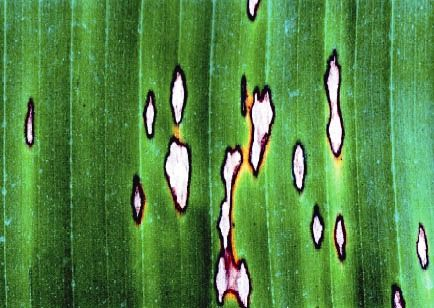
#> input picture estracao-informacao-imagens/sigatoka.jpg, 434 x 308 px
$ python fatiamento-e-desenho-sobre-a-imagem-cv.py
#> lines starting #> are read from the running program, lines starting #| are printed output that depends on the picture; after the words box and inside, x2 and y2 are one past the last pixel; in counts of white or black regions, pixels touching at a corner belong together
'''import cv2
image = cv2.imread('sigatoka.jpg')

image[30:50, :] = (255, 0, 0)
#   Cria um retangulo azul por toda a largura da imagem,
#   Este código acima cria um retangulo azul a partir da linha 31 até a linha 50 da imagem
#   e ocupa toda a largura disponível, ou seja, todas as colunas.

image[100:150, 50:100] = (0, 0, 255) #Cria um quadrado vermelho

image[:, 200:220] = (0, 255, 255) #Cria um retangulo amarelo por toda a altura da imagem

image[150:300, 250:350] = (0, 255, 0) #Cria um retangulo verde da linha 150 a 300 nas colunas 250 a 350

image[300:400, 50:150] = (255, 255, 0) #Cria um quadrado ciano da linha 150 a 300 nas colunas 250 a 350

image[250:350, 300:400] = (255, 255, 255) #Cria um quadrado branco

image[70:100, 300: 450] = (0, 0, 0) #Cria um quadrado preto
cv2.imshow("Imagem alterada", image)
#cv2.imwrite("alterada.jpg", image) #vai salvar a imagem com as alterações
cv2.waitKey(0)'''

#---------------------------------------------------------------------------------------------------------------------------

'''import numpy as np
import cv2
imagem = cv2.imread('sigatoka.jpg')
vermelho = (0, 0, 255)
verde = (0, 255, 0)
azul = (255, 0, 0)

cv2.line(imagem, (0, 0), (100, 200), verde)
cv2.line(imagem, (300, 200), (150, 150), vermelho, 5)
cv2.rectangle(imagem, (20, 20), (120, 120), azul, 10)
cv2.rectangle(imagem, (200, 50), (225, 125), verde, -1)
(X, Y) = (imagem.shape[1] // 2, imagem.shape[0] // 2)
for raio in range(0, 175, 15):
    cv2.circle(imagem, (X, Y), raio, vermelho)
cv2.imshow("Desenhando sobre a imagem", imagem)
cv2.waitKey(0)'''

#---------------------------------------------------------------------------------------------------------------------------

import numpy as np
import cv2
imagem = cv2.imread('sigatoka.jpg')
#> imagem is the input picture: shape (308, 434, 3); mean B, G, R 67.7, 135.5, 82.8
fonte = cv2.FONT_HERSHEY_SIMPLEX
cv2.putText(imagem,'OpenCV',(15,65), fonte,
2,(255,255,255),2,cv2.LINE_AA)
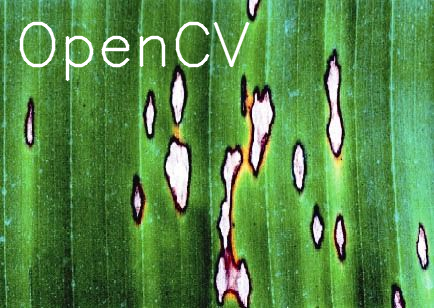
#> imagem: shape (308, 434, 3); 2.13% of pixels changed, all inside (x1, y1, x2, y2) = (19, 21, 250, 82)
cv2.imshow("Ponte", imagem)
cv2.waitKey(0)

$ run again, with estracao-informacao-imagens/folha-de-mamao.jpg copied over estracao-informacao-imagens/sigatoka.jpg
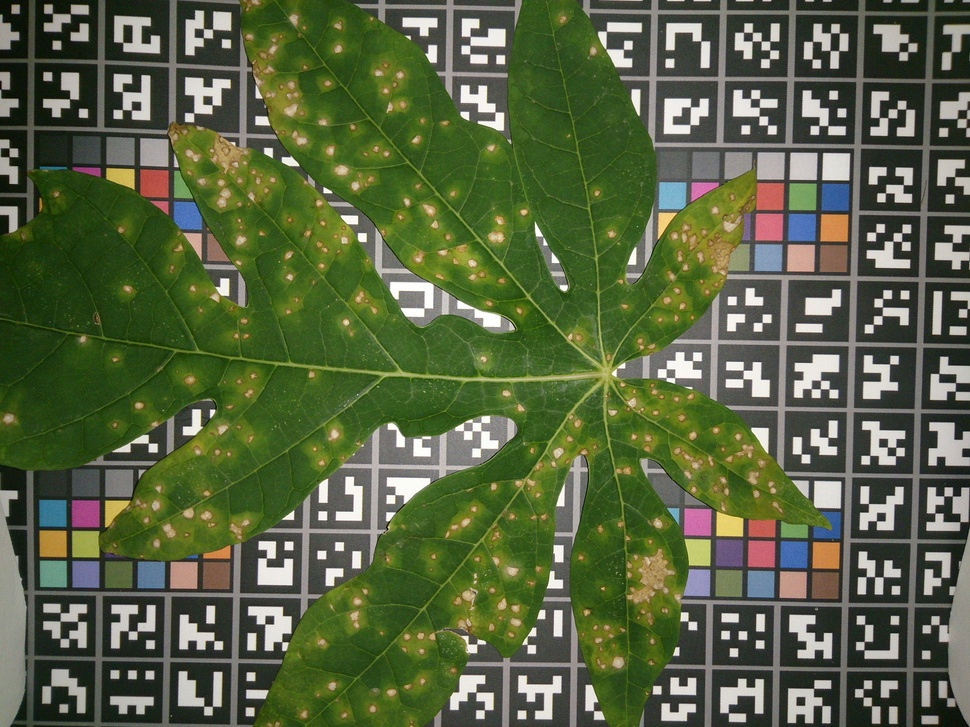
#> input picture estracao-informacao-imagens/folha-de-mamao.jpg, 970 x 727 px, shrunk from 4128 x 3096 before the run
#> imagem is the input picture: shape (727, 970, 3); mean B, G, R 65.8, 99.3, 87.7
#> `cv2.putText(imagem,'OpenCV',(15,65), fonte, 2,(255,255,255),2,cv2.LINE..`:
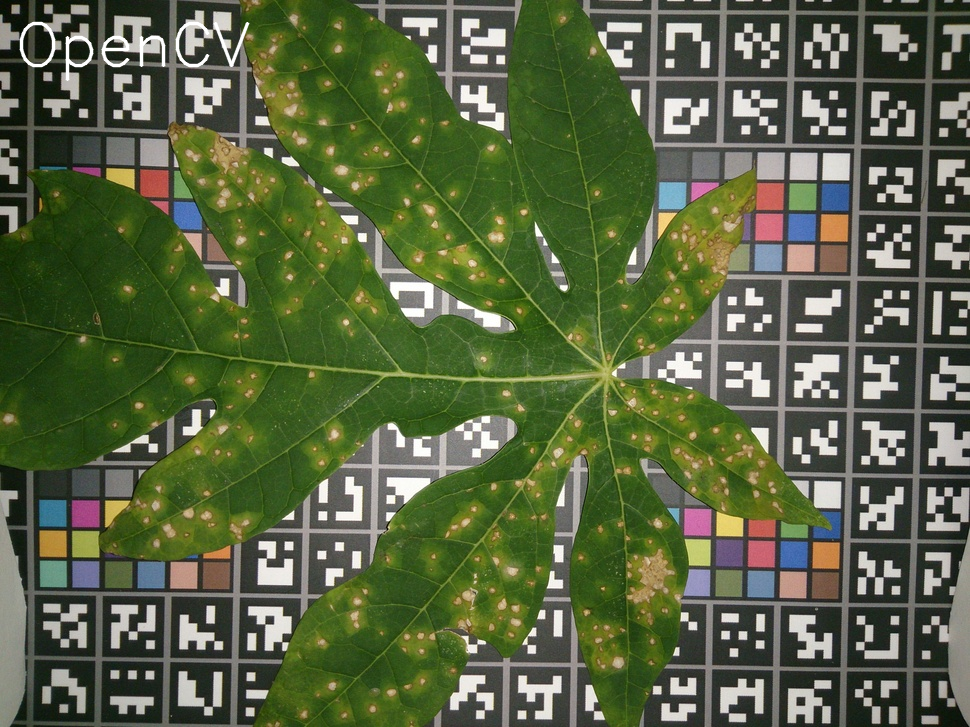
#> imagem: shape (727, 970, 3); 0.4% of pixels changed, all inside (x1, y1, x2, y2) = (19, 21, 250, 82)
